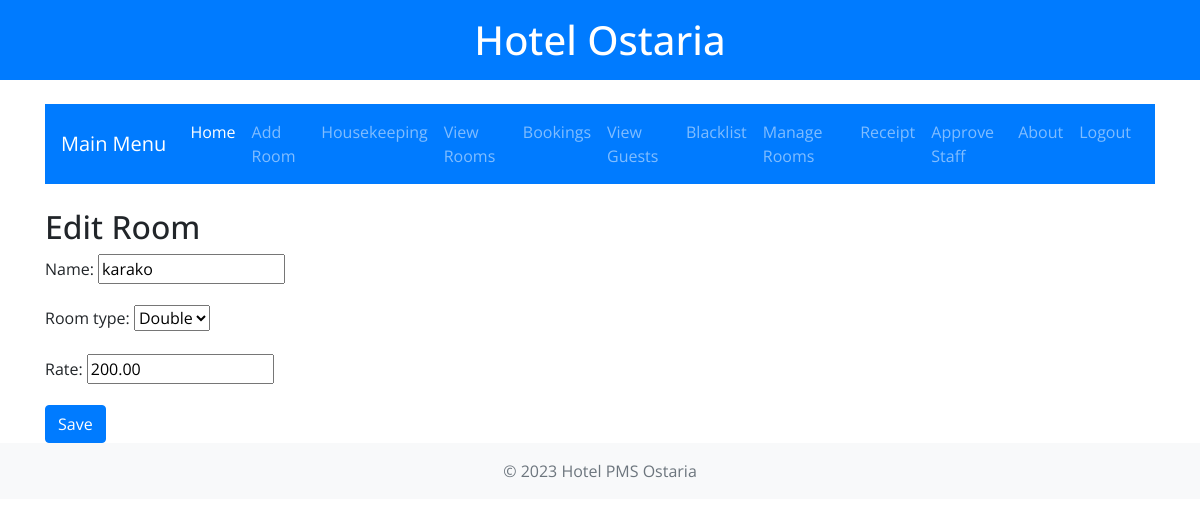
The app's page /manage/edit/11/ (signed in) with its own data.
### hotel_pms/models.py (models this page shows, shortened)
class Room(models.Model):
    ROOM_TYPES = (
        ('s', 'Single'),
        ('d', 'Double'),
        ('su', 'Suite'),
    )
    STATUS_CHOICES = [
        ('available', 'Available'),
        ('cleaning', 'Needs Cleaning'),
        ('maintenance', 'Needs Maintenance'),
    ]
    name = models.CharField(max_length=255,  default='basic')  # New field for room name
    status = models.CharField(max_length=12, choices=STATUS_CHOICES, default='available')
    room_type = models.CharField(max_length=2, choices=ROOM_TYPES)
    rate = models.DecimalField(max_digits=7, decimal_places=2,default=100.00)

### hotel_pms/views.py (the view)
# urls.py: path('manage/edit/<int:room_id>/', views.edit_room, name='edit_room'),
@user_passes_test(lambda u: u.is_superuser, login_url='login')
def edit_room(request, room_id):
    room = get_object_or_404(Room, id=room_id)
    if request.method == 'POST':
        form = RoomForm(request.POST, request.FILES, instance=room)  # Note the addition of request.FILES to handle file uploads
        if form.is_valid():
            form.save()
            return redirect('manage')
    else:
        form = RoomForm(instance=room)
    return render(request, 'hotel_pms/edit_room.html', {'form': form})

### hotel_pms/forms.py
class RoomForm(forms.ModelForm):
    class Meta:
        model = Room
        fields = ['name','room_type','rate']
        widgets = {
            'room_type': forms.Select(choices=Room.ROOM_TYPES),
            'rate': forms.NumberInput(attrs={'step': "0.01", 'min': "0"}),
            'image': forms.FileInput()
        }

### hotel_pms/templatetags/user_tags.py (called while the page is built)
@register.filter(name='has_group')
def has_group(user, group_name):
    return Group.objects.get(name=group_name) in user.groups.all()

### hotel_pms/templates/hotel_pms/edit_room.html (shortened to what this page needs)
{% extends "hotel_pms/index.html" %}
{% block content %}
<div class="container">
    <h2>Edit Room</h2>
    <form method="post" enctype="multipart/form-data">
        {{ form.as_p }}
        <button type="submit" class="btn btn-primary">Save</button>
    </form>
</div>
{% endblock %}

### records on screen
Room: name "karako", room_type "Double", rate "200.00"
